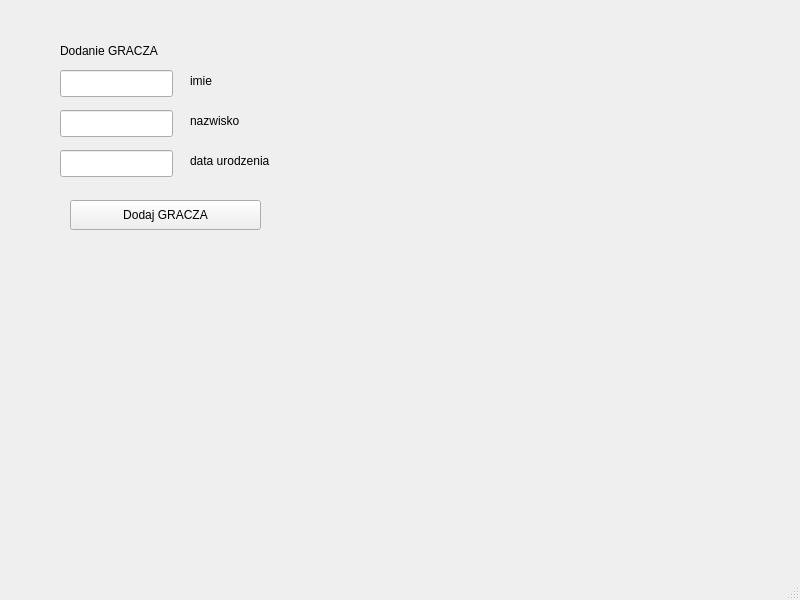
<?xml version="1.0" encoding="UTF-8"?>
<ui version="4.0">
 <class>MainWindow</class>
 <widget class="QMainWindow" name="MainWindow">
  <property name="geometry">
   <rect>
    <x>0</x>
    <y>0</y>
    <width>800</width>
    <height>600</height>
   </rect>
  </property>
  <property name="windowTitle">
   <string>MainWindow</string>
  </property>
  <widget class="QWidget" name="centralwidget">
   <widget class="QLabel" name="label">
    <property name="geometry">
     <rect>
      <x>60</x>
      <y>40</y>
      <width>181</width>
      <height>22</height>
     </rect>
    </property>
    <property name="text">
     <string>Dodanie GRACZA</string>
    </property>
   </widget>
   <widget class="QLineEdit" name="lineEdit">
    <property name="geometry">
     <rect>
      <x>60</x>
      <y>70</y>
      <width>113</width>
      <height>27</height>
     </rect>
    </property>
   </widget>
   <widget class="QLineEdit" name="lineEdit_2">
    <property name="geometry">
     <rect>
      <x>60</x>
      <y>110</y>
      <width>113</width>
      <height>27</height>
     </rect>
    </property>
   </widget>
   <widget class="QLineEdit" name="lineEdit_3">
    <property name="geometry">
     <rect>
      <x>60</x>
      <y>150</y>
      <width>113</width>
      <height>27</height>
     </rect>
    </property>
   </widget>
   <widget class="QLabel" name="label_2">
    <property name="geometry">
     <rect>
      <x>190</x>
      <y>70</y>
      <width>77</width>
      <height>22</height>
     </rect>
    </property>
    <property name="text">
     <string>imie</string>
    </property>
   </widget>
   <widget class="QLabel" name="label_3">
    <property name="geometry">
     <rect>
      <x>190</x>
      <y>110</y>
      <width>77</width>
      <height>22</height>
     </rect>
    </property>
    <property name="text">
     <string>nazwisko</string>
    </property>
   </widget>
   <widget class="QLabel" name="label_4">
    <property name="geometry">
     <rect>
      <x>190</x>
      <y>150</y>
      <width>121</width>
      <height>22</height>
     </rect>
    </property>
    <property name="text">
     <string>data urodzenia</string>
    </property>
   </widget>
   <widget class="QPushButton" name="pushButton">
    <property name="geometry">
     <rect>
      <x>70</x>
      <y>200</y>
      <width>191</width>
      <height>30</height>
     </rect>
    </property>
    <property name="text">
     <string>Dodaj GRACZA</string>
    </property>
   </widget>
  </widget>
  <widget class="QMenuBar" name="menubar">
   <property name="geometry">
    <rect>
     <x>0</x>
     <y>0</y>
     <width>800</width>
     <height>22</height>
    </rect>
   </property>
  </widget>
  <widget class="QStatusBar" name="statusbar"/>
 </widget>
 <resources/>
 <connections/>
</ui>
